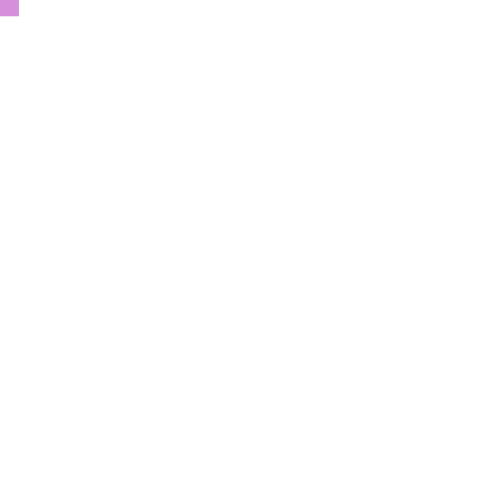
Frame 1 (no input)
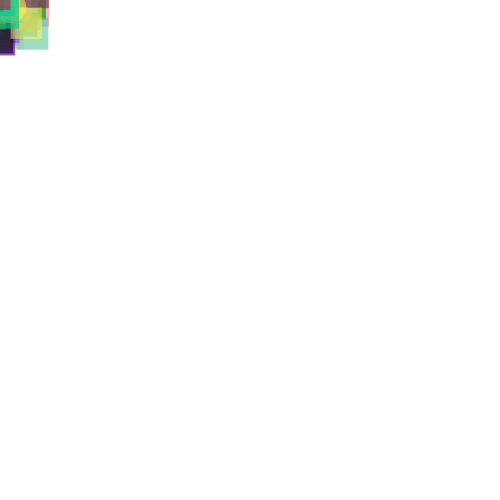
Frame 60 (no input)
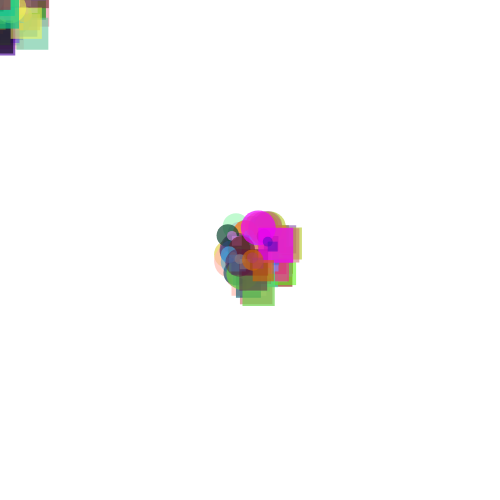
Frame 120 (the mouse pressed at the canvas centre since frame 60)

The p5.js sketch that drew these frames (run headless with seeded random() and noise() and a simulated clock; from frame 60 on, the mouse is pressed at the canvas centre):

// p5.js sketch
// ── sketch.js
function setup() {
    createCanvas(500, 500);
    background(255, 255, 255);
 }
  
 function draw() {
    let r = random(0, 255);
    let g = random(0, 255);
    let b = random(0, 255);
    let opacity = random (120, 180);
    fill(r, g, b, opacity);
    noStroke();
  
    let size = random(5, 35);
    let offSetX = random(-25, 25);
    let offSetY = random(-25, 25);
    let rng = random(0,1);

    ellipse(mouseX + offSetX, mouseY + offSetY, size, size);
    square(mouseX + offSetX, mouseY + offSetY, size);
 }
  
 function mouseClicked() {
    background(255, 255, 255);
 }
 
